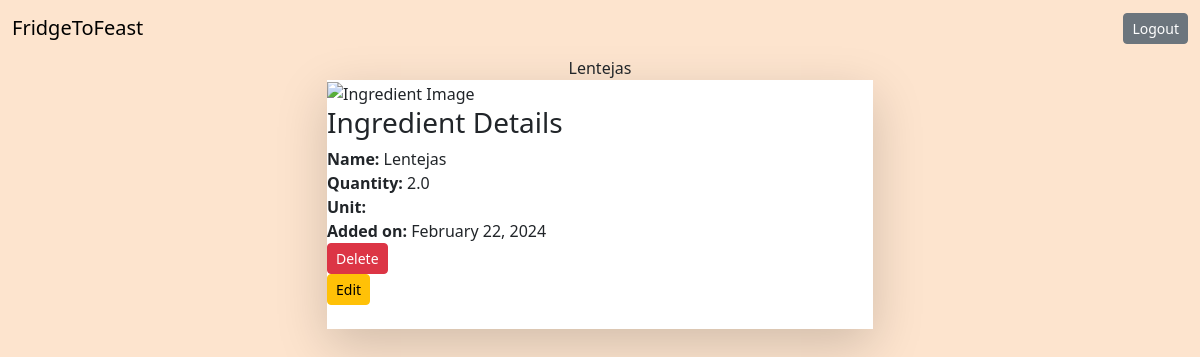
The app's page /kitchen/view/3/ (signed in) with its own data.
### kitchen/models.py (models this page shows)
class Ingredient(models.Model):
    name = models.CharField(max_length=100)
    quantity = models.FloatField()
    unit = models.IntegerField()
    created_at = models.DateTimeField(auto_now_add=True)
    user = models.ForeignKey(settings.AUTH_USER_MODEL, on_delete=models.CASCADE, default=1)

### kitchen/views.py (the view)
# urls.py: path('kitchen/view/<int:ingredient_id>/', ingredientViews.view_ingredient, name='view_ingredient'),
@login_required
def view_ingredient(request, ingredient_id):
    ingredient = Ingredient.objects.get(id=ingredient_id)
    return render(request, "view_ingredient.html", {"ingredient": ingredient})

### kitchen/templates/view_ingredient.html (shortened to what this page needs)
{% extends 'base.html' %}
{% load static %}
{% block content %}
    <div class="text-5xl my-10 text-center">
      <span class="font-extrabold">{{ ingredient.name }}</span>
    </div>
    <div class="max-w-4xl mx-auto bg-white rounded-xl overflow-hidden shadow-lg transition duration-500 ease-in-out transform hover:-translate-y-1 hover:shadow-2xl">
      <img class="w-full h-64 object-cover rounded-t-xl" src="{% static 'path/to/default/image.png' %}" alt="Ingredient Image">
      <div class="p-6">
        <h3 class="font-bold text-2xl mb-2">Ingredient Details</h3>
        <div class="grid grid-cols-2 gap-4">
          <div><strong>Name:</strong> {{ ingredient.name }}</div>
          <div><strong>Quantity:</strong> {{ ingredient.quantity }}</div>
          <div><strong>Unit:</strong> {{ ingredient.get_unit_display }}</div>
          <div><strong>Added on:</strong> {{ ingredient.created_at|date:"F d, Y" }}</div>
        </div>
        <form action="{% url 'delete_ingredient' ingredient.id %}" method="POST">
            <button type="submit" class="btn btn-danger btn-sm">Delete</button>
        </form>
        <form action="{% url 'edit_ingredient' ingredient.id %}" method="GET">
            <button type="submit" class="btn btn-warning btn-sm">Edit</button>
        <div class="mt-6 flex justify-around">
          <a href="#" class="bg-indigo-500 text-white font-bold py-2 px-4 rounded hover:bg-indigo-700 transition duration-300 ease-in-out">
          </a>
        </div>
      </div>
    </div>
<br/><br/>
{% endblock content%}

### kitchen/static/kitchen/custom.css (style rules this page uses)
body { background-color: #fde4ce; }

### records on screen
Ingredient: name "Lentejas", quantity "2.0", created_at "February 22, 2024"
